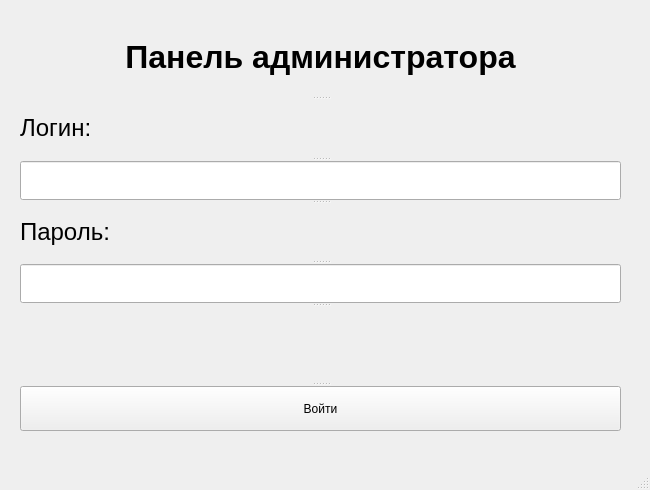
<?xml version="1.0" encoding="UTF-8"?>
<ui version="4.0">
 <class>MainWindow</class>
 <widget class="QMainWindow" name="MainWindow">
  <property name="geometry">
   <rect>
    <x>0</x>
    <y>0</y>
    <width>650</width>
    <height>490</height>
   </rect>
  </property>
  <property name="minimumSize">
   <size>
    <width>650</width>
    <height>490</height>
   </size>
  </property>
  <property name="maximumSize">
   <size>
    <width>650</width>
    <height>490</height>
   </size>
  </property>
  <property name="windowTitle">
   <string>SmartIntercom - вход</string>
  </property>
  <widget class="QWidget" name="centralwidget">
   <property name="minimumSize">
    <size>
     <width>650</width>
     <height>448</height>
    </size>
   </property>
   <property name="maximumSize">
    <size>
     <width>650</width>
     <height>448</height>
    </size>
   </property>
   <widget class="QSplitter" name="splitter">
    <property name="geometry">
     <rect>
      <x>20</x>
      <y>20</y>
      <width>601</width>
      <height>411</height>
     </rect>
    </property>
    <property name="orientation">
     <enum>Qt::Vertical</enum>
    </property>
    <widget class="QLabel" name="main_label">
     <property name="minimumSize">
      <size>
       <width>601</width>
       <height>76</height>
      </size>
     </property>
     <property name="maximumSize">
      <size>
       <width>601</width>
       <height>76</height>
      </size>
     </property>
     <property name="lineWidth">
      <number>8</number>
     </property>
     <property name="midLineWidth">
      <number>3</number>
     </property>
     <property name="text">
      <string>&lt;html&gt;&lt;head/&gt;&lt;body&gt;&lt;p align=&quot;center&quot;&gt;&lt;span style=&quot; font-size:24pt; font-weight:600;&quot;&gt;Панель администратора&lt;/span&gt;&lt;/p&gt;&lt;/body&gt;&lt;/html&gt;</string>
     </property>
    </widget>
    <widget class="QLabel" name="login_t">
     <property name="minimumSize">
      <size>
       <width>601</width>
       <height>57</height>
      </size>
     </property>
     <property name="maximumSize">
      <size>
       <width>601</width>
       <height>57</height>
      </size>
     </property>
     <property name="text">
      <string>&lt;html&gt;&lt;head/&gt;&lt;body&gt;&lt;p&gt;&lt;span style=&quot; font-size:18pt;&quot;&gt;Логин:&lt;/span&gt;&lt;/p&gt;&lt;/body&gt;&lt;/html&gt;</string>
     </property>
    </widget>
    <widget class="QLineEdit" name="login">
     <property name="minimumSize">
      <size>
       <width>601</width>
       <height>39</height>
      </size>
     </property>
     <property name="maximumSize">
      <size>
       <width>601</width>
       <height>39</height>
      </size>
     </property>
    </widget>
    <widget class="QLabel" name="passw_t">
     <property name="minimumSize">
      <size>
       <width>601</width>
       <height>56</height>
      </size>
     </property>
     <property name="maximumSize">
      <size>
       <width>601</width>
       <height>56</height>
      </size>
     </property>
     <property name="text">
      <string>&lt;html&gt;&lt;head/&gt;&lt;body&gt;&lt;p&gt;&lt;span style=&quot; font-size:18pt;&quot;&gt;Пароль:&lt;/span&gt;&lt;/p&gt;&lt;/body&gt;&lt;/html&gt;</string>
     </property>
    </widget>
    <widget class="QLineEdit" name="passw">
     <property name="minimumSize">
      <size>
       <width>601</width>
       <height>39</height>
      </size>
     </property>
     <property name="maximumSize">
      <size>
       <width>601</width>
       <height>39</height>
      </size>
     </property>
    </widget>
    <widget class="QLabel" name="error_label">
     <property name="font">
      <font>
       <pointsize>16</pointsize>
      </font>
     </property>
     <property name="text">
      <string>&lt;html&gt;&lt;head/&gt;&lt;body&gt;&lt;p&gt;&lt;br/&gt;&lt;/p&gt;&lt;/body&gt;&lt;/html&gt;</string>
     </property>
    </widget>
    <widget class="QPushButton" name="auth_button">
     <property name="minimumSize">
      <size>
       <width>601</width>
       <height>45</height>
      </size>
     </property>
     <property name="maximumSize">
      <size>
       <width>601</width>
       <height>45</height>
      </size>
     </property>
     <property name="text">
      <string>Войти</string>
     </property>
    </widget>
   </widget>
  </widget>
  <widget class="QMenuBar" name="menubar">
   <property name="geometry">
    <rect>
     <x>0</x>
     <y>0</y>
     <width>650</width>
     <height>21</height>
    </rect>
   </property>
  </widget>
  <widget class="QStatusBar" name="statusbar"/>
 </widget>
 <resources/>
 <connections/>
</ui>
